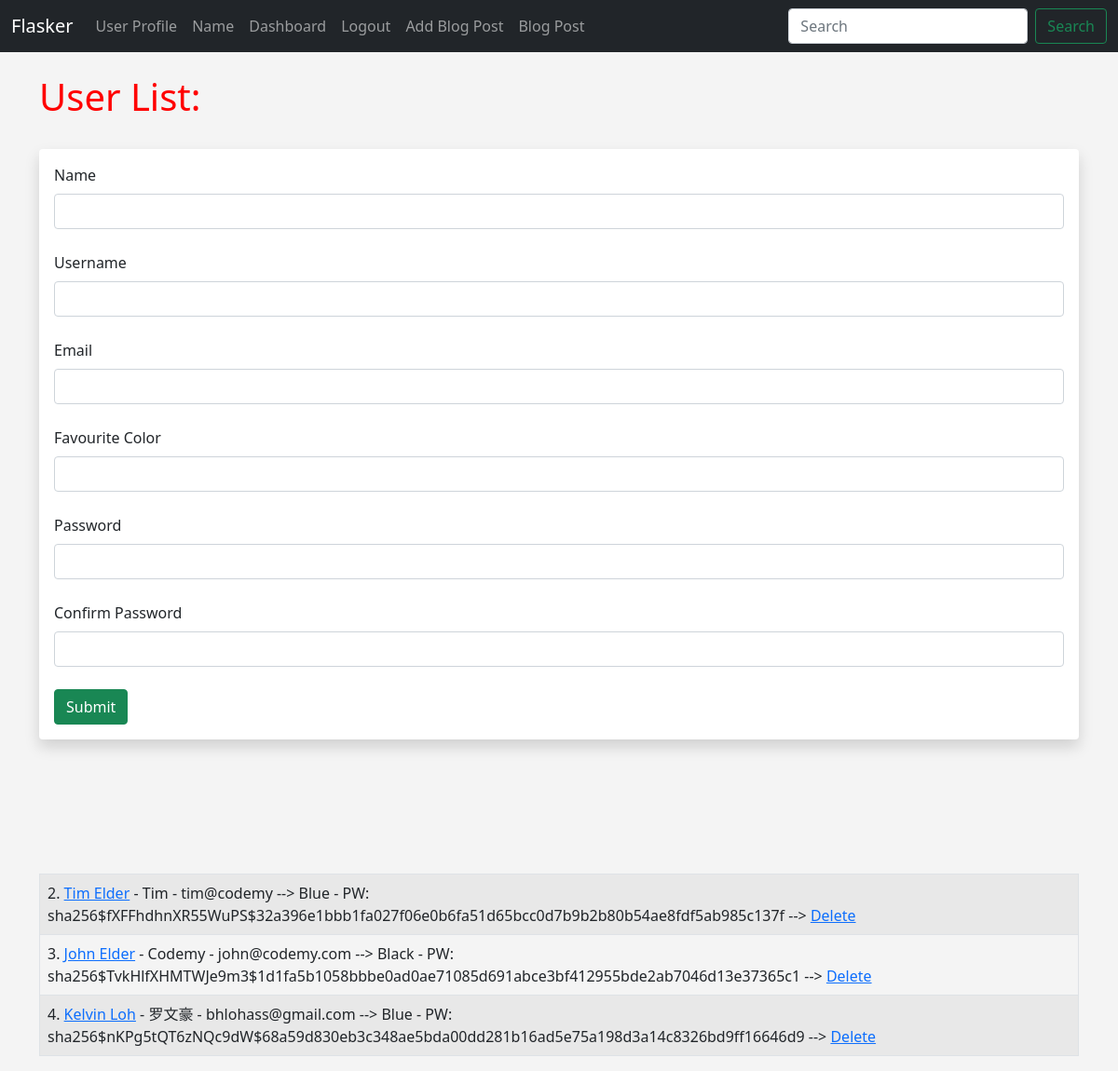
Screenshot of /user/add (signed in) with the database file from the repository.
### app.py (models this page shows, shortened)
class Users(db.Model, UserMixin):
    id = db.Column(db.Integer, primary_key=True) # primary key is an id
    username = db.Column(db.String(20), nullable=False, unique=True)
    name = db.Column(db.String(200), nullable=False) # nullable mean can not be blank
    email = db.Column(db.String(120), nullable=False, unique=True)
    favourite_color = db.Column(db.String(120))
    about_author = db.Column(db.Text(), nullable=True)  # db.Text(500)
    date_added = db.Column(db.DateTime, default=datetime.utcnow)
    profile_pic = db.Column(db.String(), nullable=True)  # Not save the picture but save the name
    posts = db.relationship('Posts', backref='poster') # 28
    password_hash = db.Column(db.String(128))
    @ property
    def password(self):
        raise AttributeError('password is not a readable attribute!')

### app.py (the view, shortened to what this page needs)
@app.route('/user/add', methods=['GET','POST'])
def add_user():
    name = None
    form = UserForm() # refer to class userform
    our_users = Users.query.order_by(Users.date_added)
    return render_template('add_user.html',
            form=form,
            name=name,
            our_users=our_users)

### webforms.py
class UserForm(FlaskForm):
    name = StringField("Name", validators=[DataRequired()])
    username = StringField("Username", validators=[DataRequired()])
    email = StringField("Email", validators=[DataRequired()])
    favourite_color = StringField("Favourite Color")
    about_author = TextAreaField("About Author")
    password_hash = PasswordField('Password', validators=[DataRequired(), EqualTo(
        'password_hash2', message='Passwords Must Match!')])
    password_hash2 = PasswordField('Confirm Password', validators=[DataRequired()])
    profile_pic = FileField('Profile Pic')
    submit =SubmitField("Submit")

class SearchForm(FlaskForm):
    searched = StringField("Searched", validators=[DataRequired()])
    submit = SubmitField('Submit')

### app.py (called while the page is built)
@app.context_processor
def base():
    form = SearchForm()
    return dict(form=form) # dictionery

@login_manager.user_loader
def load_user(user_id):
    return Users.query.get(int(user_id))

### templates/add_user.html (shortened to what this page needs)
{% extends 'base.html' %}
{% block content %}
  {% if name %}
        <h1>User Added!</h1>
        <br/>
    <table class="table table-hover table-bordered table-striped">
        {% for our_user in our_users %}
    <tr>
    <td>{{ our_user.id }}. <a href="{{ url_for('update', id=our_user.id) }}">
        {{ our_user.name }}</a>- {{ our_user.email }}
        {{ our_user.favourite_color }} -
        PW: {{ our_user.password_hash }} -->
        <a href="{{ url_for('delete', id=our_user.id) }}">Delete</a></td>
    </tr>
        <br/>
    {% endfor %}
    </table>
  {% else %}
        <h1>User List:</h1>
        <br/>
        <div class="shadow p-3 mb-5 bg-white rounded">
        <form method="POST">
            {{ form.name.label(class="form-label") }}
            {{ form.name(class="form-control") }}
            <br/>
            {{ form.username.label(class="form-label") }}
            {{ form.username(class="form-control") }}
            <br/>
            {{ form.email.label(class="form-label") }}
            {{ form.email(class="form-control") }}
            <br/>
            {{ form.favourite_color.label(class="form-label") }}
            {{ form.favourite_color(class="form-control") }}
            <br/>
            {{ form.password_hash.label(class="form-label") }}
            {{ form.password_hash(class="form-control") }}
            <br/>
            {{ form.password_hash2.label(class="form-label") }}
            {{ form.password_hash2(class="form-control") }}
            <br/>
            {{ form.submit(class="btn btn-success") }}
        </form>
    </div>
        <br/>
    <table class="table table-hover table-bordered table-striped">
    {% for our_user in our_users %}
    <tr>
        <td>{{ our_user.id }}. <a href="{{ url_for('update', id=our_user.id) }}">
            {{ our_user.name }}</a> - {{ our_user.username }} - {{ our_user.email }} -->
            {{ our_user.favourite_color }} -
            PW: {{ our_user.password_hash }} -->
            <a href="{{ url_for('delete', id=our_user.id) }}">Delete</a>
           </td>
    </tr>
        <br/>
    {% endfor %}
</table>
    {% endif %}
{% endblock %}

### static/css/style.css (style rules this page uses)
h1 { color : red; font : 60px; }
body { background : #f4f4f4; }

### rows the page displays
Users: id "2", name "Tim Elder", username "Tim", email "tim@codemy", favourite_color "Blue", password_hash "sha256$fXFFhdhnXR55WuPS$32a396e1bbb1fa027f06e0b6fa51d65bcc0d7b9b2b80b54ae8fdf5ab985c137f"
Users: id "3", name "John Elder", username "Codemy", email "john@codemy.com", favourite_color "Black", password_hash "sha256$TvkHlfXHMTWJe9m3$1d1fa5b1058bbbe0ad0ae71085d691abce3bf412955bde2ab7046d13e37365c1"
Users: id "4", name "Kelvin Loh", username "罗文豪", email "bhlohass@gmail.com", favourite_color "Blue", password_hash "sha256$nKPg5tQT6zNQc9dW$68a59d830eb3c348ae5bda00dd281b16ad5e75a198d3a14c8326bd9ff16646d9"
